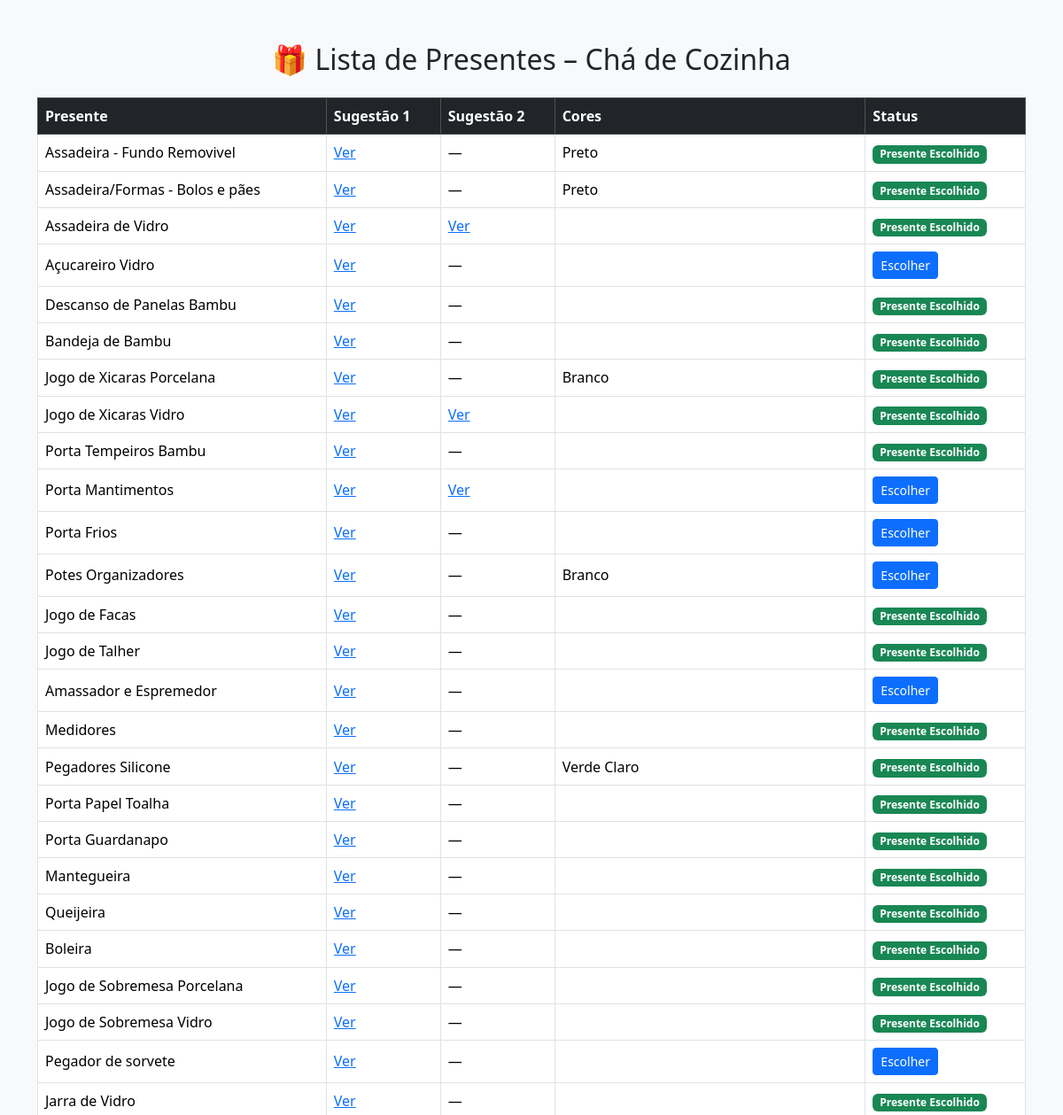
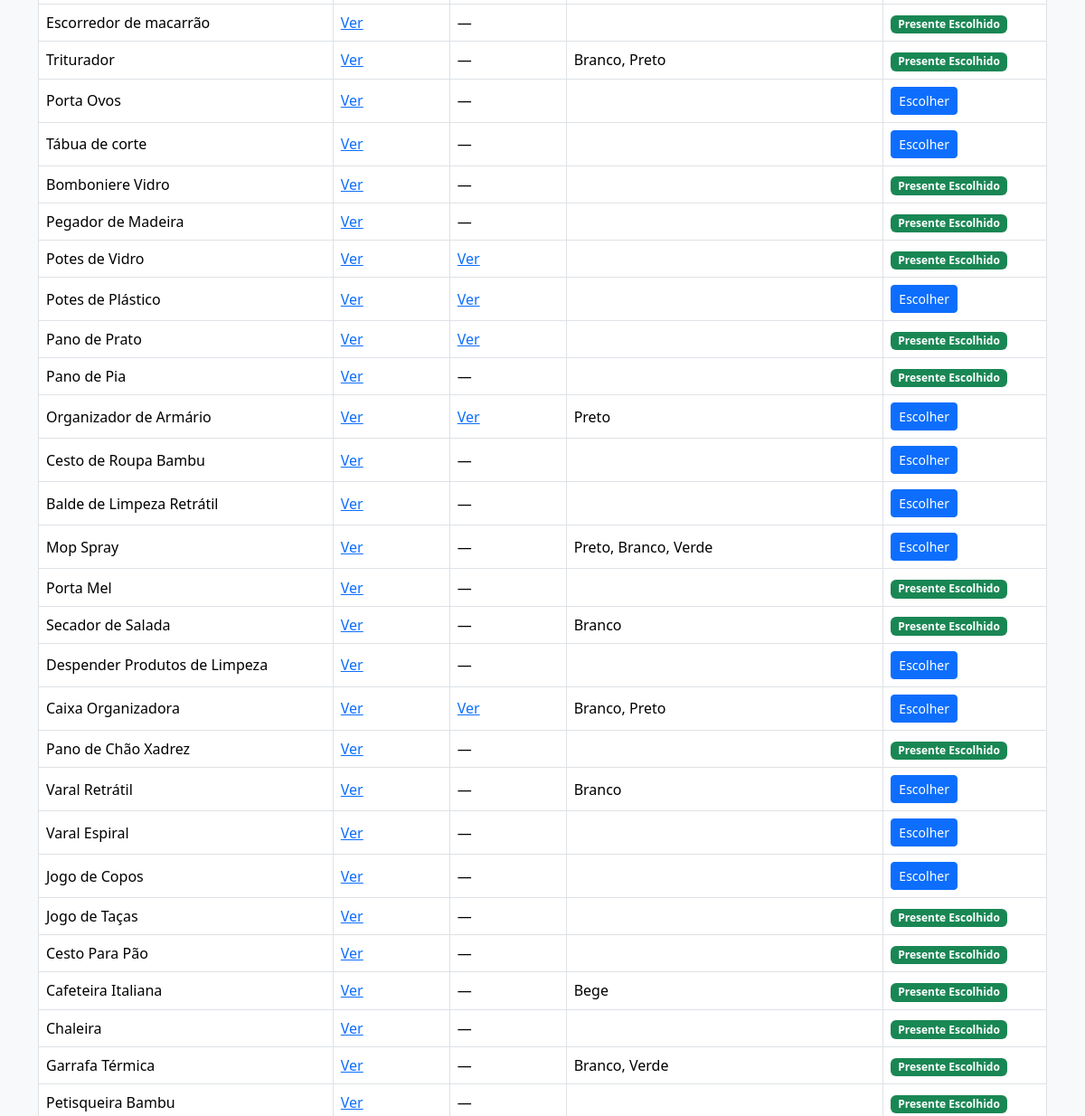
Before: / (upper part) with the older database file (2 pictures, top to bottom).
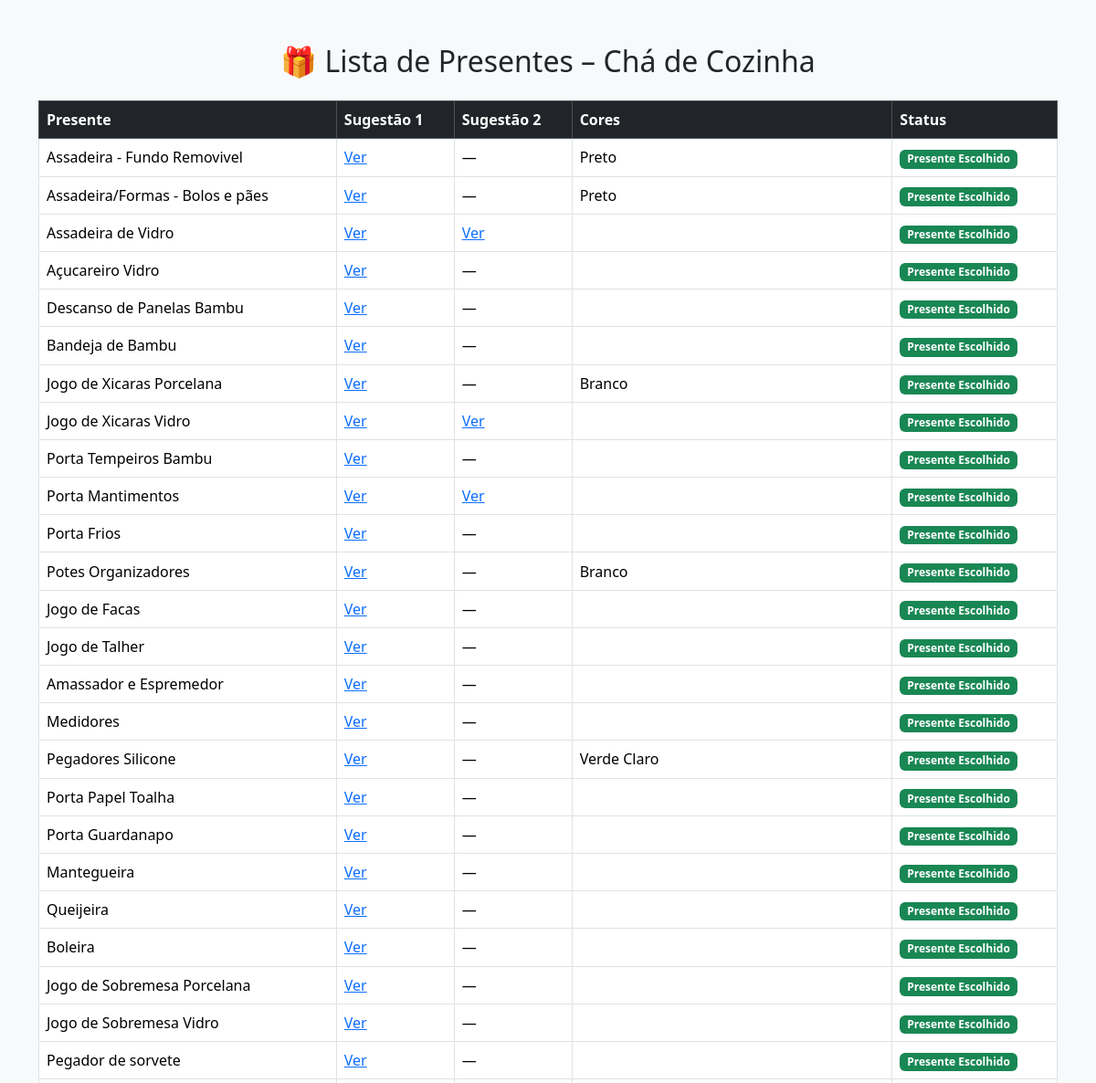
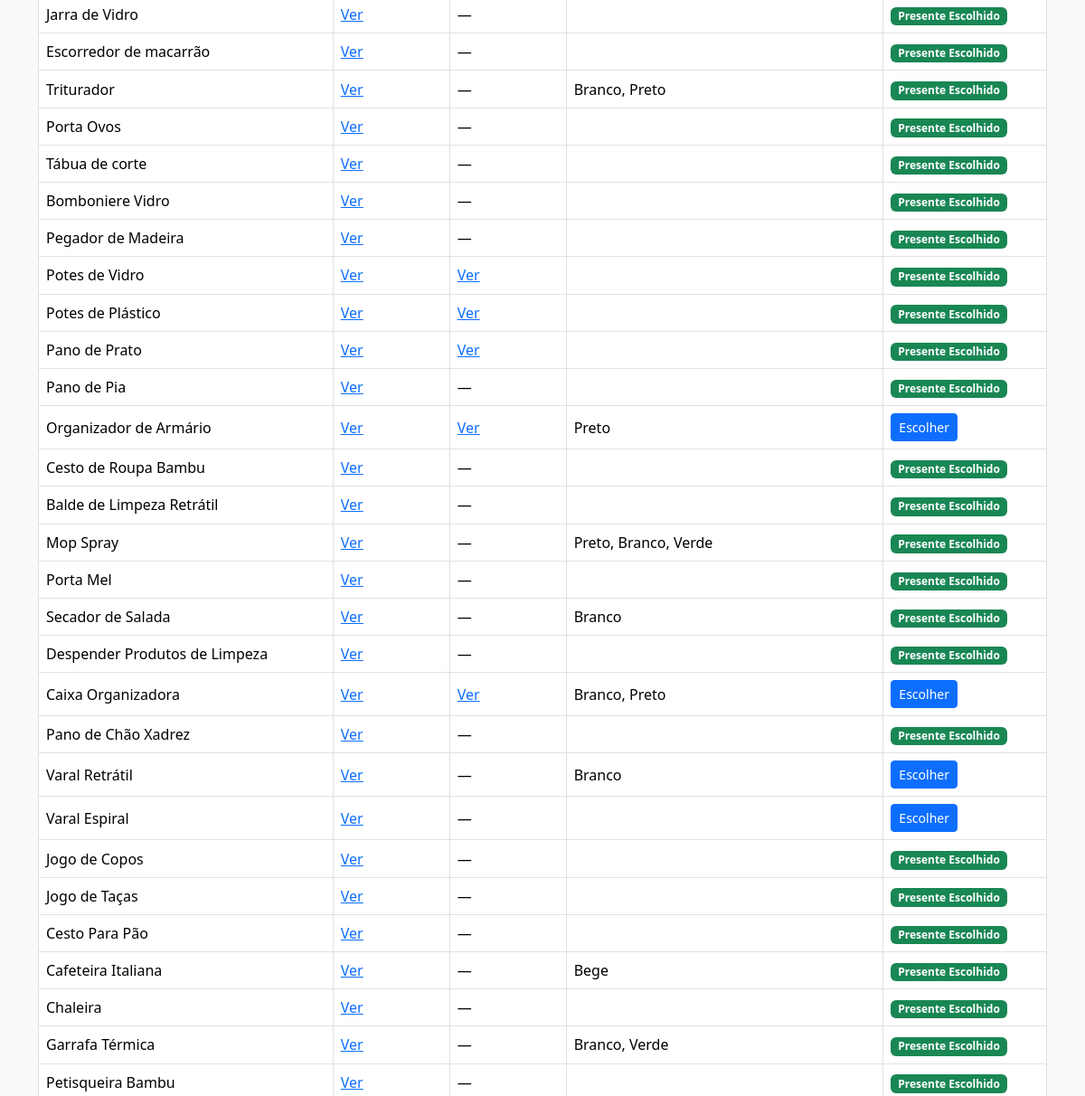
After: the same page with the newer database file (2 pictures, top to bottom).
### tables this page shows
CREATE TABLE presentes (
            id INTEGER PRIMARY KEY AUTOINCREMENT,
            presente TEXT,
            link1 TEXT,
            link2 TEXT,
            cores TEXT,
            escolhido_por TEXT
        );

### app.py (the view)
@app.route("/")
def index():
    is_admin = request.args.get("admin") == ADMIN_KEY
    conn = get_db()
    cursor = conn.cursor()
    cursor.execute("SELECT * FROM presentes")
    presentes = cursor.fetchall()
    conn.close()
    return render_template("index.html", presentes=presentes, is_admin=is_admin)

### app.py (called while the page is built)
def get_db():
    conn = sqlite3.connect(DB_PATH)
    conn.row_factory = sqlite3.Row
    return conn

### templates/index.html (shortened to what this page needs)
<!DOCTYPE html>
<html lang="pt-br">
<head>
    <link
      href="https://cdn.jsdelivr.net/npm/bootstrap@5.3.2/dist/css/bootstrap.min.css"
      rel="stylesheet"
    >
</head>
<body class="bg-light">
<div class="container mt-5">
    <h2 class="mb-4 text-center">🎁 Lista de Presentes – Chá de Cozinha</h2>
    <div class="table-responsive">
        <table class="table table-bordered table-hover align-middle">
            <thead class="table-dark">
                <tr>
                    <th>Presente</th>
                    <th>Sugestão 1</th>
                    <th>Sugestão 2</th>
                    <th>Cores</th>
                    <th>Status</th>
                </tr>
            </thead>
            <tbody>
            {% for item in presentes %}
                <tr>
                    <td>{{ item.presente }}</td>
                    <td>
                        {% if item.link1 %}
                            <a href="{{ item.link1 }}" target="_blank">Ver</a>
                        {% else %}
                            —
                        {% endif %}
                    </td>
                    <td>
                        {% if item.link2 %}
                            <a href="{{ item.link2 }}" target="_blank">Ver</a>
                        {% else %}
                            —
                        {% endif %}
                    </td>
                    <td>{{ item.cores }}</td>
                    <td>
                        {% if item.escolhido_por %}
                            <span class="badge bg-success">
                                Presente Escolhido
                            </span>
                        {% else %}
                            <button
                                class="btn btn-sm btn-primary"
                                data-bs-toggle="modal"
                                data-bs-target="#confirmModal{{ item.id }}"
                            >
                                Escolher
                            </button>
                        {% endif %}
                    </td>
                </tr>
            {% endfor %}
            </tbody>
        </table>
    </div>
</div>
</body>
</html>

Changed rows visible on the page:
changed presentes "Açucareiro Vidro": now shows "Presente Escolhido"; no longer shows "Escolher"
changed presentes "Porta Mantimentos": now shows "Presente Escolhido"; no longer shows "Escolher"
changed presentes "Porta Frios": now shows "Presente Escolhido"; no longer shows "Escolher"
changed presentes "Potes Organizadores": now shows "Presente Escolhido"; no longer shows "Escolher"
changed presentes "Amassador e Espremedor": now shows "Presente Escolhido"; no longer shows "Escolher"
changed presentes "Pegador de sorvete": now shows "Presente Escolhido"; no longer shows "Escolher"
changed presentes "Porta Ovos": now shows "Presente Escolhido"; no longer shows "Escolher"
changed presentes "Tábua de corte": now shows "Presente Escolhido"; no longer shows "Escolher"
changed presentes "Potes de Plástico": now shows "Presente Escolhido"; no longer shows "Escolher"
changed presentes "Cesto de Roupa Bambu": now shows "Presente Escolhido"; no longer shows "Escolher"
changed presentes "Balde de Limpeza Retrátil": now shows "Presente Escolhido"; no longer shows "Escolher"
changed presentes "Mop Spray": now shows "Presente Escolhido"; no longer shows "Escolher"
changed presentes "Despender Produtos de Limpeza": now shows "Presente Escolhido"; no longer shows "Escolher"
changed presentes "Jogo de Copos": now shows "Presente Escolhido"; no longer shows "Escolher"
